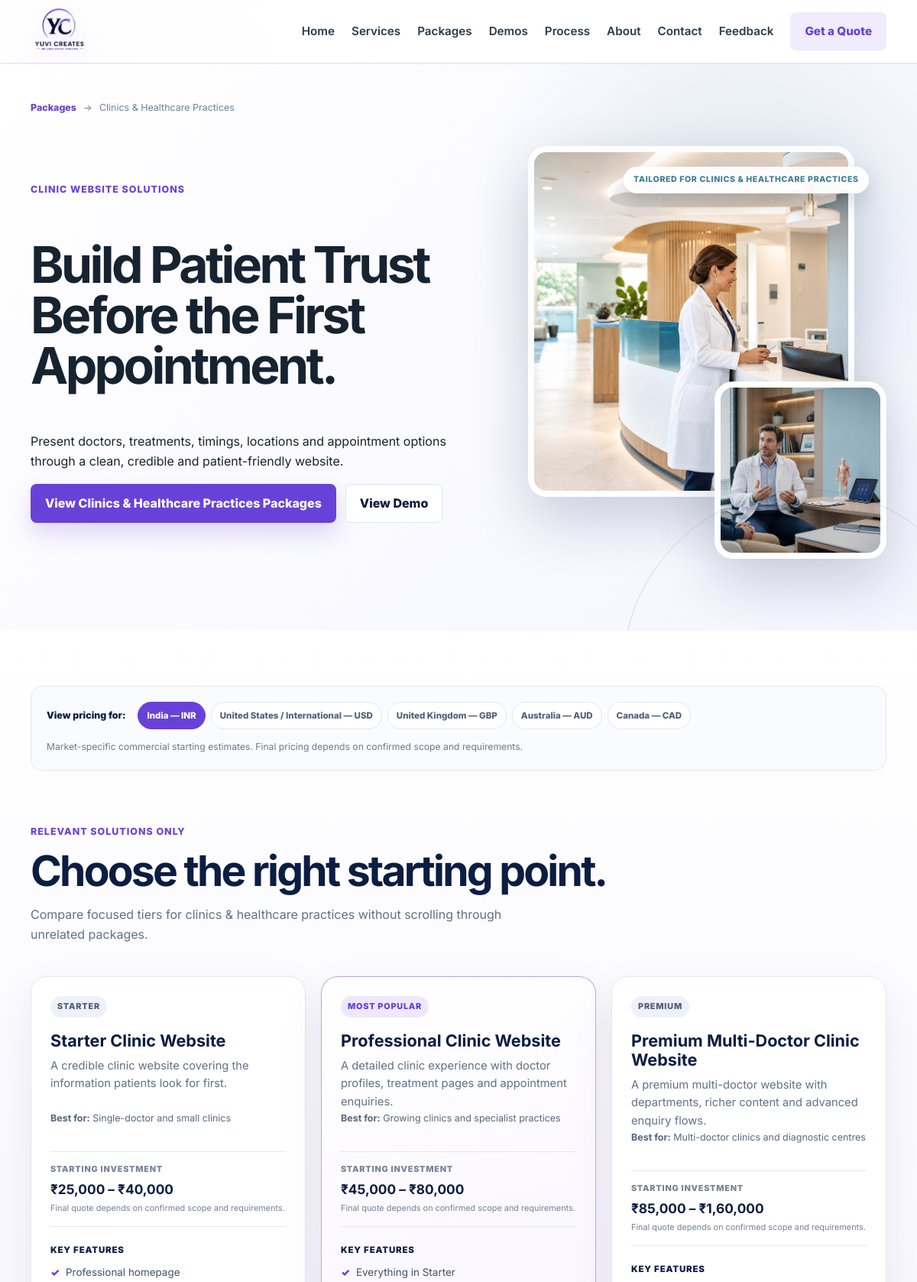
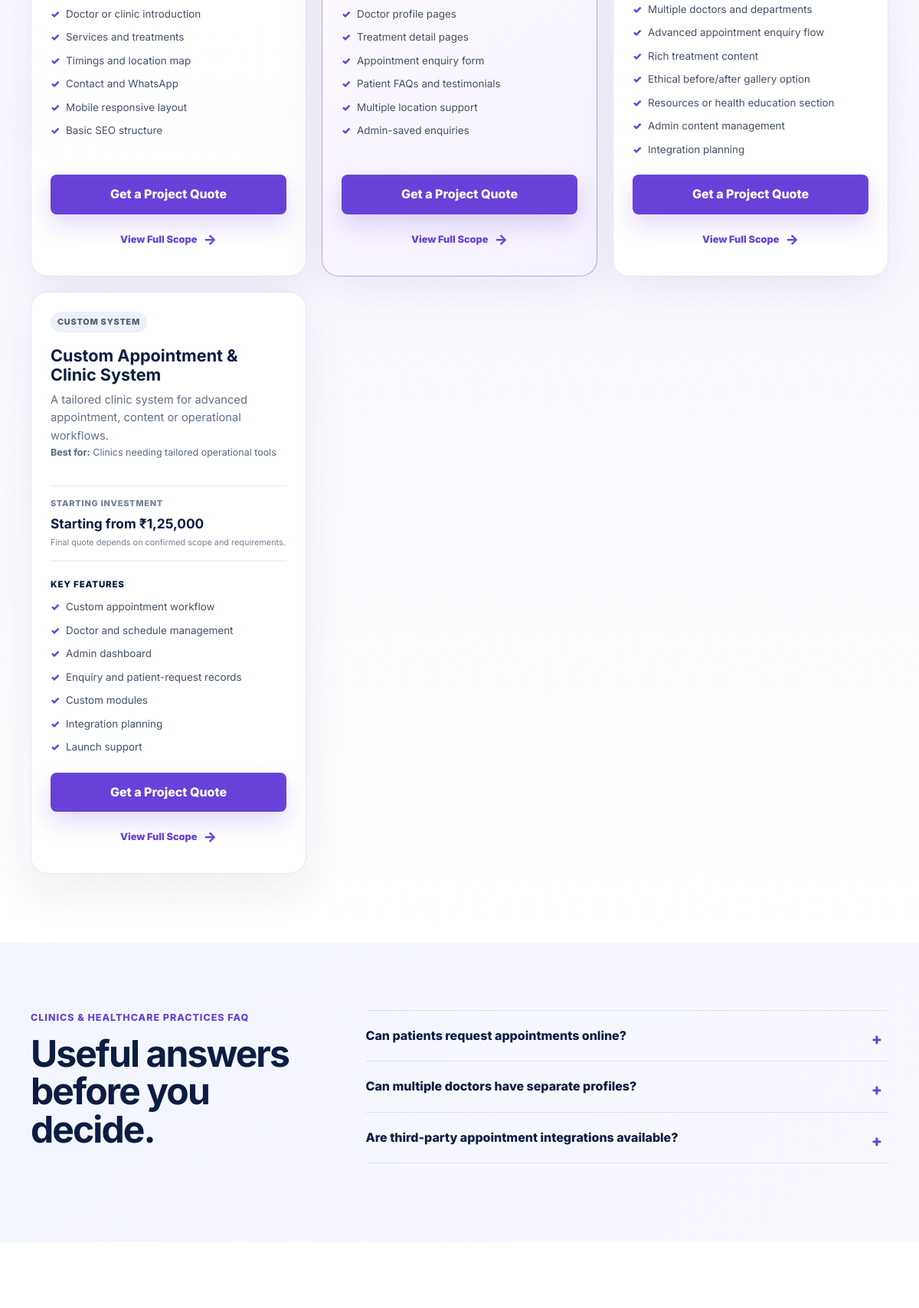
Screenshot of /packages/clinic-healthcare/ (upper part) with the database file from the repository (2 pictures, top to bottom).
### core/models.py (models this page shows, shortened)
class Industry(models.Model):
    title = models.CharField(max_length=120)
    slug = models.SlugField(max_length=120, unique=True)
    icon = models.CharField(max_length=12, blank=True)
    badge = models.CharField(max_length=40, blank=True)
    short_description = models.CharField(max_length=220)
    eyebrow = models.CharField(max_length=120)
    hero_heading = models.CharField(max_length=220)
    hero_text = models.TextField()
    accent = models.CharField(max_length=20, default="#6842d8")
    hero_image = models.ImageField(upload_to="industries/", blank=True)
    packages = models.ManyToManyField(Package, blank=True, related_name="industries")
    demos = models.ManyToManyField(PortfolioProject, blank=True, related_name="industries")
    faq = models.TextField(blank=True, help_text="One question and answer per line, separated with |")
    is_active = models.BooleanField(default=True)
    order = models.PositiveSmallIntegerField(default=0)
    class Meta:
        ordering = ["order", "title"]
        verbose_name_plural = "Industries"

class Package(models.Model):
    class PublicPricingType(models.TextChoices):
        CUSTOM_QUOTE = "CUSTOM_QUOTE", "Custom Quote"
        TAILORED = "TAILORED", "Tailored Pricing"
        SCOPE_BASED = "SCOPE_BASED", "Scope-Based Pricing"
        STARTING_ON_REQUEST = "STARTING_ON_REQUEST", "Starting price available on request"
    title = models.CharField(max_length=160)
    category = models.CharField(max_length=120, blank=True)
    price = models.CharField(max_length=80)
    short_description = models.TextField()
    included_features = models.TextField(help_text="One feature per line.")
    scope_limits = models.TextField(blank=True, help_text="One scope limit per line.")
    summary = models.TextField(blank=True)
    is_featured = models.BooleanField(default=False)
    public_pricing_type = models.CharField(
        max_length=30,
        choices=PublicPricingType.choices,
        default=PublicPricingType.CUSTOM_QUOTE,
        help_text="Public label only. Internal INR pricing remains in the Price field.",
    )
    order = models.PositiveIntegerField(default=0)
    class Meta:
        ordering = ["order", "title"]

class PackageMarketPrice(models.Model):
    class Market(models.TextChoices):
        INDIA = "IN", "India — INR"
        US_INTERNATIONAL = "US_INTL", "United States / International — USD"
        UNITED_KINGDOM = "UK", "United Kingdom — GBP"
        AUSTRALIA = "AU", "Australia — AUD"
        CANADA = "CA", "Canada — CAD"
    class PricingMode(models.TextChoices):
        RANGE = "RANGE", "Price range"
        STARTING_FROM = "STARTING_FROM", "Starting from"
    package = models.ForeignKey(Package, on_delete=models.CASCADE, related_name="market_prices")
    market_code = models.CharField(max_length=12, choices=Market.choices)
    currency_code = models.CharField(max_length=3)
    currency_symbol = models.CharField(max_length=4)
    min_price = models.DecimalField(max_digits=12, decimal_places=0)
    max_price = models.DecimalField(max_digits=12, decimal_places=0, blank=True, null=True)
    pricing_mode = models.CharField(max_length=20, choices=PricingMode.choices, default=PricingMode.RANGE)
    is_active = models.BooleanField(default=True)
    display_order = models.PositiveSmallIntegerField(default=0)
    class Meta:
        ordering = ["display_order", "market_code"]
        constraints = [models.UniqueConstraint(fields=["package", "market_code"], name="unique_package_market_price")]
    def _format_amount(self, amount):
        value = f"{amount:.0f}"
        if self.currency_code != "INR" or len(value) <= 3:
            return f"{int(value):,}"
        tail = value[-3:]
        head = value[:-3]
        groups = []
        while head:
            groups.insert(0, head[-2:])
            head = head[:-2]
        return f"{','.join(groups)},{tail}"
    @property
    def public_label(self):
        minimum = f"{self.currency_symbol}{self._format_amount(self.min_price)}"
        suffix = f" {self.currency_code}" if self.currency_code != "INR" else ""
        if self.pricing_mode == self.PricingMode.STARTING_FROM or not self.max_price:
            return f"Starting from {minimum}{suffix}"
        maximum = f"{self.currency_symbol}{self._format_amount(self.max_price)}"
        return f"{minimum} – {maximum}{suffix}"

### core/views.py (the view)
# urls.py: path("packages/<slug:industry_slug>/", views.industry_packages, name="industry_packages"),
def industry_packages(request, industry_slug):
    ensure_default_content()
    industry = get_object_or_404(
        Industry.objects.prefetch_related("packages__market_prices", "demos"),
        slug=industry_slug,
        is_active=True,
    )
    packages_for_industry = list(industry.packages.all())
    matching_demo = industry.demos.first()
    items = [
        _industry_package_item(package, index, len(packages_for_industry), matching_demo)
        for index, package in enumerate(packages_for_industry)
    ]
    faqs = []
    for line in industry.faq.splitlines():
        if "|" in line:
            question, answer = line.split("|", 1)
            faqs.append((question.strip(), answer.strip()))
    niche_visuals = {
        "business-services": ("images/portfolio_demos/local-service/hero.png", "images/portfolio_demos/local-service/detail.png"),
        "restaurant-cafe": ("images/portfolio_demos/restaurant/restaurant-hero.jpg", "images/portfolio_demos/restaurant/restaurant-menu.jpg"),
        "travel-tourism": ("images/portfolio_demos/travel/hero.jpg", "images/portfolio_demos/travel/detail.jpg"),
        "beauty-salon": ("images/portfolio_demos/salon/hero.jpg", "images/portfolio_demos/salon/detail.jpg"),
        "cricket-sports": ("images/portfolio_demos/pitchqi/hero.jpg", "images/portfolio_demos/pitchqi/detail.jpg"),
        "real-estate": ("images/portfolio_demos/realestate/hero.jpg", "images/portfolio_demos/realestate/detail.jpg"),
        "gym-fitness": ("images/portfolio_demos/gym/gym-hero.jpg", "images/portfolio_demos/gym/gym-training.jpg"),
        "hotels-hospitality": ("images/portfolio_demos/hotel/hero.jpg", "images/portfolio_demos/hotel/detail.jpg"),
        "wedding-events": ("images/portfolio_demos/wedding/hero.jpg", "images/portfolio_demos/wedding/detail.jpg"),
        "shops-products": ("images/portfolio_demos/shop/hero.png", "images/portfolio_demos/shop/collection.png"),
        "personal-portfolios": ("images/portfolio_demos/personal/hero.jpg", "images/portfolio_demos/personal/detail.jpg"),
        "creative-agencies": ("images/portfolio_demos/agency/hero.jpg", "images/portfolio_demos/agency/work.jpg"),
        "pet-services": ("images/portfolio_demos/pet/hero.jpg", "images/portfolio_demos/pet/grooming.jpg"),
        "local-services": ("images/portfolio_demos/local-service/hero.png", "images/portfolio_demos/local-service/detail.png"),
        "clinic-healthcare": ("images/portfolio_demos/clinic/clinic-reception-v2.jpg", "images/portfolio_demos/clinic/clinic-consultation-v2.jpg"),
        "custom-systems": ("images/portfolio_demos/agency/work.jpg", "images/portfolio_demos/pitchqi/detail.jpg"),
        "coaching-institute": ("images/portfolio_demos/coaching/hero.png", "images/portfolio_demos/coaching/detail.png"),
        "car-dealer": ("images/portfolio_demos/auto/hero.png", "images/portfolio_demos/auto/detail.png"),
        "construction-interior": ("images/portfolio_demos/construction/hero.png", "images/portfolio_demos/construction/detail.png"),
        "jewellery-store": ("images/portfolio_demos/jewellery/hero.png", "images/portfolio_demos/jewellery/detail.png"),
        "corporate-business": ("images/portfolio_demos/corporate/hero.png", "images/portfolio_demos/corporate/detail.png"),
    }
    hero_visual, detail_visual = niche_visuals[industry.slug]
    return render(request, "industry_packages.html", {"industry": industry, "items": items, "matching_demo": matching_demo, "faqs": faqs, "hero_visual": hero_visual, "detail_visual": detail_visual})

### templates/industry_packages.html (shortened to what this page needs)
{% extends "base.html" %}{% load static %}
{% block body_class %}page-packages page-industry-packages{% endblock %}
{% block extra_head %}<link rel="stylesheet" href="{% static 'css/pages/packages.css' %}">{% endblock %}
{% block content %}
<section class="industry-package-hero" style="--industry-accent:{{ industry.accent }}"><div class="container">
    <nav class="package-breadcrumb" aria-label="Breadcrumb"><a href="{% url 'packages' %}">Packages</a><span>→</span><span>{{ industry.title }}</span></nav>
    <div class="industry-hero-grid"><div><p class="eyebrow">{{ industry.eyebrow }}</p><h1>{{ industry.hero_heading }}</h1><p class="lead">{{ industry.hero_text }}</p><div class="hero-actions"><a class="btn btn-primary" href="#package-options">View {{ industry.title }} Packages</a>{% if matching_demo %}<a class="btn btn-secondary" href="{% url 'portfolio_demo' matching_demo.pk matching_demo.title|slugify %}">View Demo</a>{% endif %}</div></div>
    <div class="industry-visual-stack"><figure class="industry-visual-main"><img src="{% static hero_visual %}" alt="{{ industry.title }} professional website visual"></figure><figure class="industry-visual-detail"><img src="{% static detail_visual %}" alt="{{ industry.title }} supporting business experience"></figure><span class="visual-note">Tailored for {{ industry.title }}</span></div></div>
</div></section>
<section class="solutions-shell" id="package-options"><div class="container">
    <div class="market-selector-wrap"><div><span>View pricing for:</span><div class="market-selector" role="group" aria-label="Select pricing market"><button type="button" class="market-option is-active" data-market="IN">India — INR</button><button type="button" class="market-option" data-market="US_INTL">United States / International — USD</button><button type="button" class="market-option" data-market="UK">United Kingdom — GBP</button><button type="button" class="market-option" data-market="AU">Australia — AUD</button><button type="button" class="market-option" data-market="CA">Canada — CAD</button></div></div><p>Market-specific commercial starting estimates. Final pricing depends on confirmed scope and requirements.</p></div>
    <header class="solution-heading"><p class="eyebrow">Relevant solutions only</p><h2>Choose the right starting point.</h2><p>Compare focused tiers for {{ industry.title|lower }} without scrolling through unrelated packages.</p></header>
    {% if items %}<div class="package-grid niche-package-grid">{% for item in items %}<article class="solution-card{% if item.is_popular %} is-popular{% endif %}"><div class="card-topline"><span class="package-badge{% if item.is_popular %} popular{% endif %}">{{ item.badge }}</span></div><h3>{{ item.package.title }}</h3><p class="value-copy">{{ item.description }}</p>{% if item.best_for %}<p class="best-for"><strong>Best for:</strong> {{ item.best_for }}</p>{% endif %}<div class="public-price"><span>Starting investment</span>{% for price in item.market_prices %}<strong data-market-price="{{ price.market_code }}"{% if price.market_code != 'IN' %} hidden{% endif %}>{{ price.public_label }}</strong>{% endfor %}<small>Final quote depends on confirmed scope and requirements.</small></div><p class="included-label">Key features</p><ul class="key-features">{% for feature in item.key_features %}<li>{{ feature }}</li>{% endfor %}</ul><div class="card-actions"><a class="btn btn-primary quote-link" data-quote-base="{% url 'contact' %}?package={{ item.package.pk }}&industry={{ industry.slug }}" href="{% url 'contact' %}?package={{ item.package.pk }}&industry={{ industry.slug }}&market=IN">Get a Project Quote</a><button class="scope-toggle" type="button" aria-haspopup="dialog" data-scope-template="scope-{{ item.package.pk }}">View Full Scope <span aria-hidden="true">→</span></button></div>
    </article>{% endfor %}</div>{% endif %}
</div></section>
<section class="packages-faq"><div class="container faq-layout"><div class="section-intro"><p class="eyebrow">{{ industry.title }} FAQ</p><h2>Useful answers before you decide.</h2></div><div class="faq-list">{% for question, answer in faqs %}<details><summary>{{ question }}</summary><p>{{ answer }}</p></details>{% endfor %}</div></div></section>
<section class="packages-final"></section>
{% endblock %}{% block extra_scripts %}<script src="{% static 'js/pages/packages.js' %}"></script>{% endblock %}

### rows the page displays
Industry: title "Clinics & Healthcare Practices", eyebrow "CLINIC WEBSITE SOLUTIONS", hero_heading "Build Patient Trust Before the First Appointment.", hero_text "Present doctors, treatments, timings, locations and appointment options through a clean, credible and patient-friendly website.", title "CLINICS & HEALTHCARE PRACTICES", title "clinics & healthcare practices"
Package: badge "STARTER", package "Starter Clinic Website", description "A credible clinic website covering the information patients look for first.", best_for "Single-doctor and small clinics", key_features "Professional homepage" "Doctor or clinic introduction" "Services and treatments" "Timings and location map" "Contact and WhatsApp" "Mobile responsive layout" "Basic SEO structure"
PackageMarketPrice: public_label "₹25,000 – ₹40,000"
Package: badge "MOST POPULAR", package "Professional Clinic Website", description "A detailed clinic experience with doctor profiles, treatment pages and appointment enquiries.", best_for "Growing clinics and specialist practices", key_features "Everything in Starter" "Doctor profile pages" "Treatment detail pages" "Appointment enquiry form" "Patient FAQs and testimonials" "Multiple location support" "Admin-saved enquiries"
PackageMarketPrice: public_label "₹45,000 – ₹80,000"
Package: badge "PREMIUM", package "Premium Multi-Doctor Clinic Website", description "A premium multi-doctor website with departments, richer content and advanced enquiry flows.", best_for "Multi-doctor clinics and diagnostic centres", key_features "Multiple doctors and departments" "Advanced appointment enquiry flow" "Rich treatment content" "Ethical before/after gallery option" "Resources or health education section" "Admin content management" "Integration planning"
PackageMarketPrice: public_label "₹85,000 – ₹1,60,000"
Package: badge "CUSTOM SYSTEM", package "Custom Appointment & Clinic System", description "A tailored clinic system for advanced appointment, content or operational workflows.", best_for "Clinics needing tailored operational tools", key_features "Custom appointment workflow" "Doctor and schedule management" "Admin dashboard" "Enquiry and patient-request records" "Custom modules" "Integration planning" "Launch support"
PackageMarketPrice: public_label "Starting from ₹1,25,000"

### other values shown
{{ question }} "Can patients request appointments online?" "Can multiple doctors have separate profiles?" "Are third-party appointment integrations available?"
